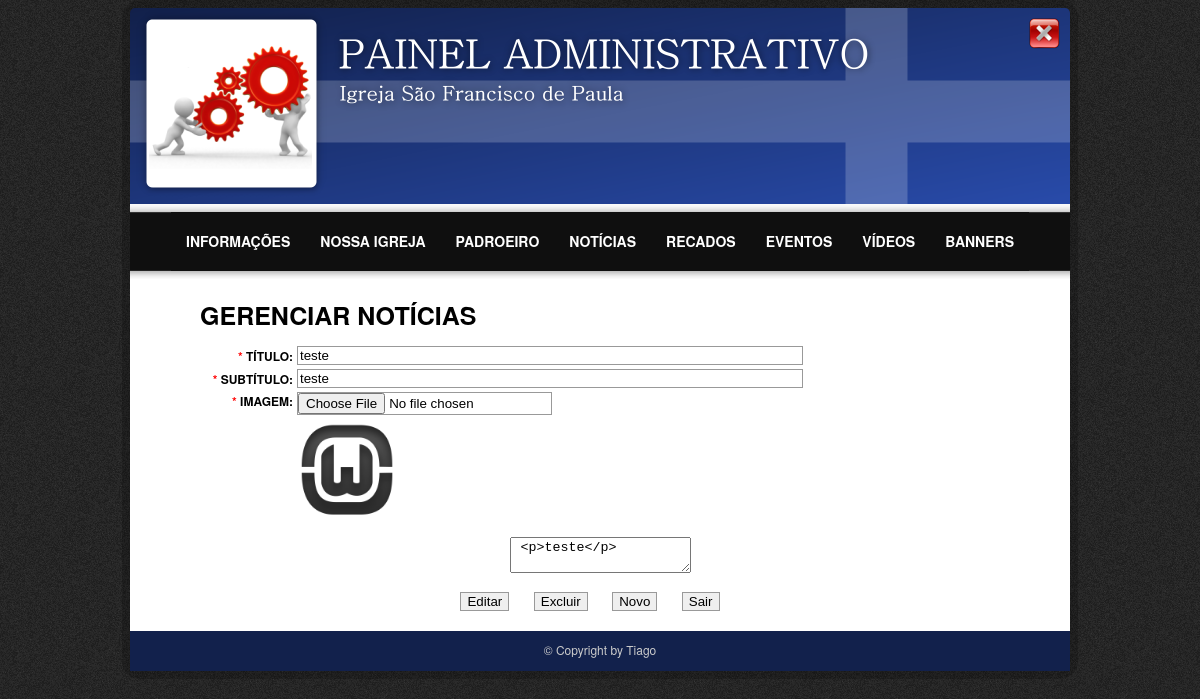
The page /Site/admin/noticias_cad.php?param=3 (signed in) on the database its author committed.
### tables this page shows
CREATE TABLE IF NOT EXISTS `noticias` (
  `not_id` int(11) NOT NULL AUTO_INCREMENT,
  `not_titulo` varchar(80) NOT NULL,
  `not_subtitulo` varchar(100) NOT NULL,
  `not_descricao` longtext NOT NULL,
  `not_foto` varchar(20) DEFAULT NULL,
  `not_data` date NOT NULL,
  PRIMARY KEY (`not_id`)
);

### Site/admin/noticias_cad.php (the view, shortened to what this page needs)
<?php
	require_once("conexao.php");
	$titulo = "";
	$subtitulo = "";
	$descricao = "";
	$foto = "";
	if(isset($_GET['param'])){
		$param = (int)$_GET['param'];
		$SQL = "SELECT * FROM noticias WHERE not_id=".$param;
		$execute_query = mysql_query($SQL, $conn);
		if($query = @mysql_fetch_array($execute_query)){
			$titulo = $query['not_titulo'];
			$subtitulo = $query['not_subtitulo'];
			$descricao = $query['not_descricao'];
			$foto = $query['not_foto'];
		}
	}
?>
<!DOCTYPE html>
<html lang="en">
	<head>
		<link rel="stylesheet" type="text/css" href="css/style.css">
	</head>
	<body>
		<div id="container">
			<?php require_once("menu.php"); ?>
			<div id="content">
				<div id="pagina">
					GERENCIAR NOTÍCIAS<br />
				</div>
				<br clear="all" />
				<form method="post" action="noticias_cad.php" enctype="multipart/form-data">
					<table>
						<tr>
							<td class="coluna1"><label>*</label> TÍTULO: </td>
							<td class="coluna2"><input type="text" name="txtTitulo" value="<?=$titulo?>" style="width: 500px;"/></td>
						</tr>
						<tr>
							<td class="coluna1"><label>*</label> SUBTÍTULO: </td>
							<td class="coluna2"><input type="text" name="txtSubtitulo" value="<?=$subtitulo?>" style="width: 500px;"/></td>
						</tr>
						<tr>
							<td class="coluna1" style="vertical-align: top;	"><label>*</label> IMAGEM: </td>
							<td class="coluna2">
								<input type="file" name="txtFoto" value=""/> <br />
								<?php if(isset($param) AND $foto!=""){ ?>
									<img src="noticias/<?=$foto?>" style="margin-top: 5px; height: 100px;"/>
								<?php }?>
							</td>
						</tr>
					</table>
					<div id="editor">
						<textarea class="ckeditor" name="txtDescricao"> <?=$descricao?> </textarea>
					</div>
					<div>
						<?php if(isset($param)){ ?>
						<input type="submit" name="Botao" value="Editar" class="button"/>
						<input type="submit" name="Botao" value="Excluir" class="button"/>
						<input type="submit" name="Botao" value="Novo" class="button"/>
						<?php } else{?>
						<input type="submit" name="Botao" value="Cadastrar" class="button"/>
						<?php } ?>
						<input type="submit" name="Botao" value="Sair" class="button"/>
					</div>
				</form>
			</div>
			<footer>
				<div id="desenvolvido">
					&copy; Copyright  by Tiago
				</div>
			</footer>
		</div>
	</body>
</html>

### Site/admin/css/style.css (style rules this page uses)
body { background-image: url('img/fundo.png'); font-family: HelveticaNeue, "Helvetica Neue", Arial, Helvetica, sans-serif; }
img { border: 0px; }
#container { width:940px; height:auto; margin: 0 auto; padding: 0px; background-color: #FFFFFF; box-shadow: 0px 0px 0px 8px rgba(0,0,0,0.2); border-radius: 10px; -moz-border-radius: 10px; -webkit-border-radius: 10px; }
#container #content { width: 100%; padding: 0; text-align: center; }
#container #content table { width: 800px; margin: 0 auto; font-size: 12px; font-weight: bold; }
#container #content .coluna1 { text-align:right; width:90px; }
#container #content .coluna2 { text-align:left; }
#container #content label { color: red; }
#container #content input { border: 1px solid #999999; }
#container #content .button { margin-right: 20px; }
#container #content #editor { width: 800px; position:relative; margin: 0 auto; margin-top: 10px; margin-bottom: 10px; }
#container footer { height: 30px; background-color: #12214C; margin-top: 20px; text-align:center; padding-top:10px; color:#CCCCCC; font-size:12px; }
#pagina { width:100%; float:left; margin-left: 70px; margin-top:10px; margin-bottom:10px; text-align: left; font-size: 25px; font-weight: bold; }

### rows shown on the page
noticias: txtTitulo "teste", txtSubtitulo "teste", not_foto (picture), txtDescricao "<p>teste</p>"
